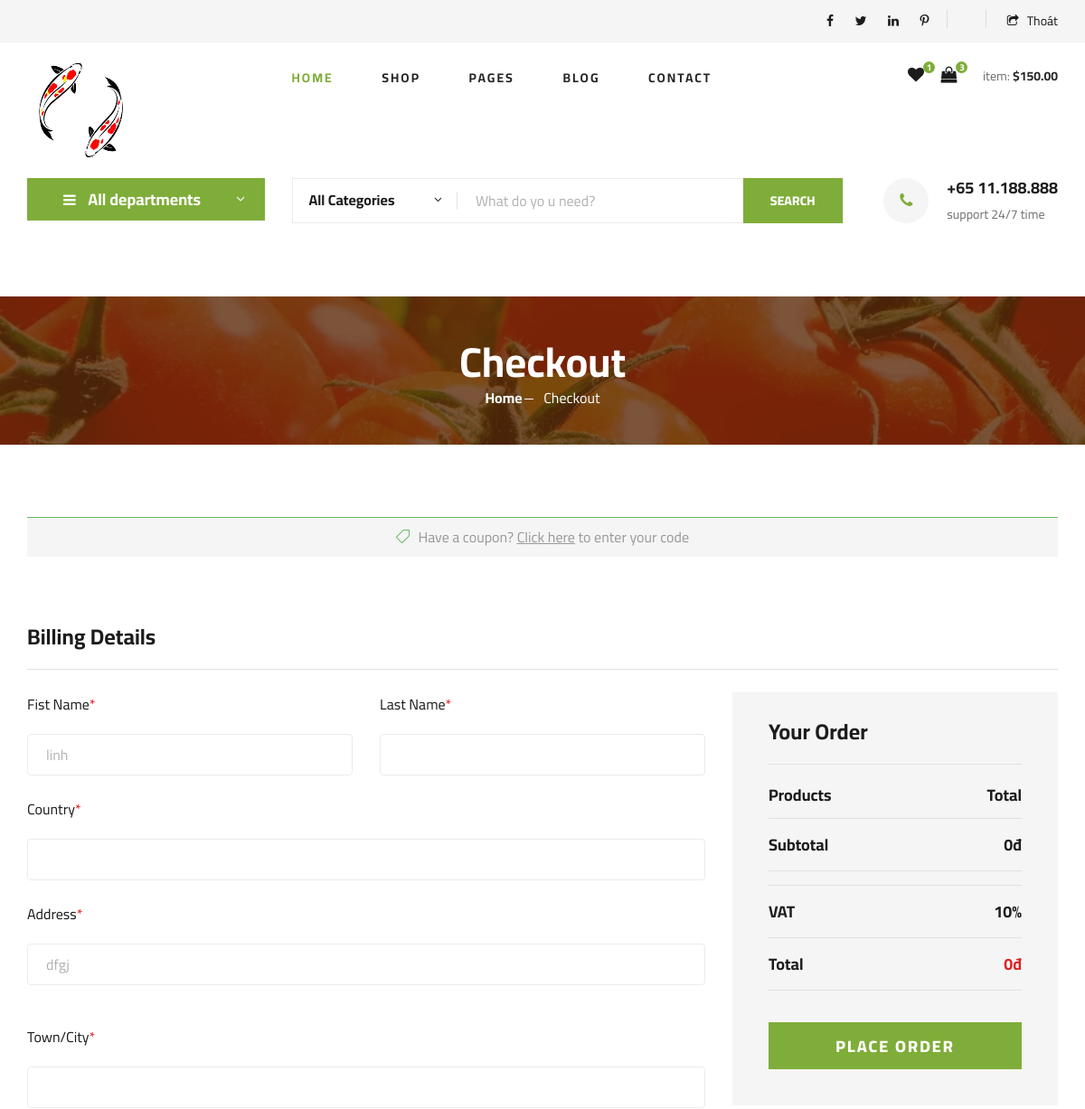
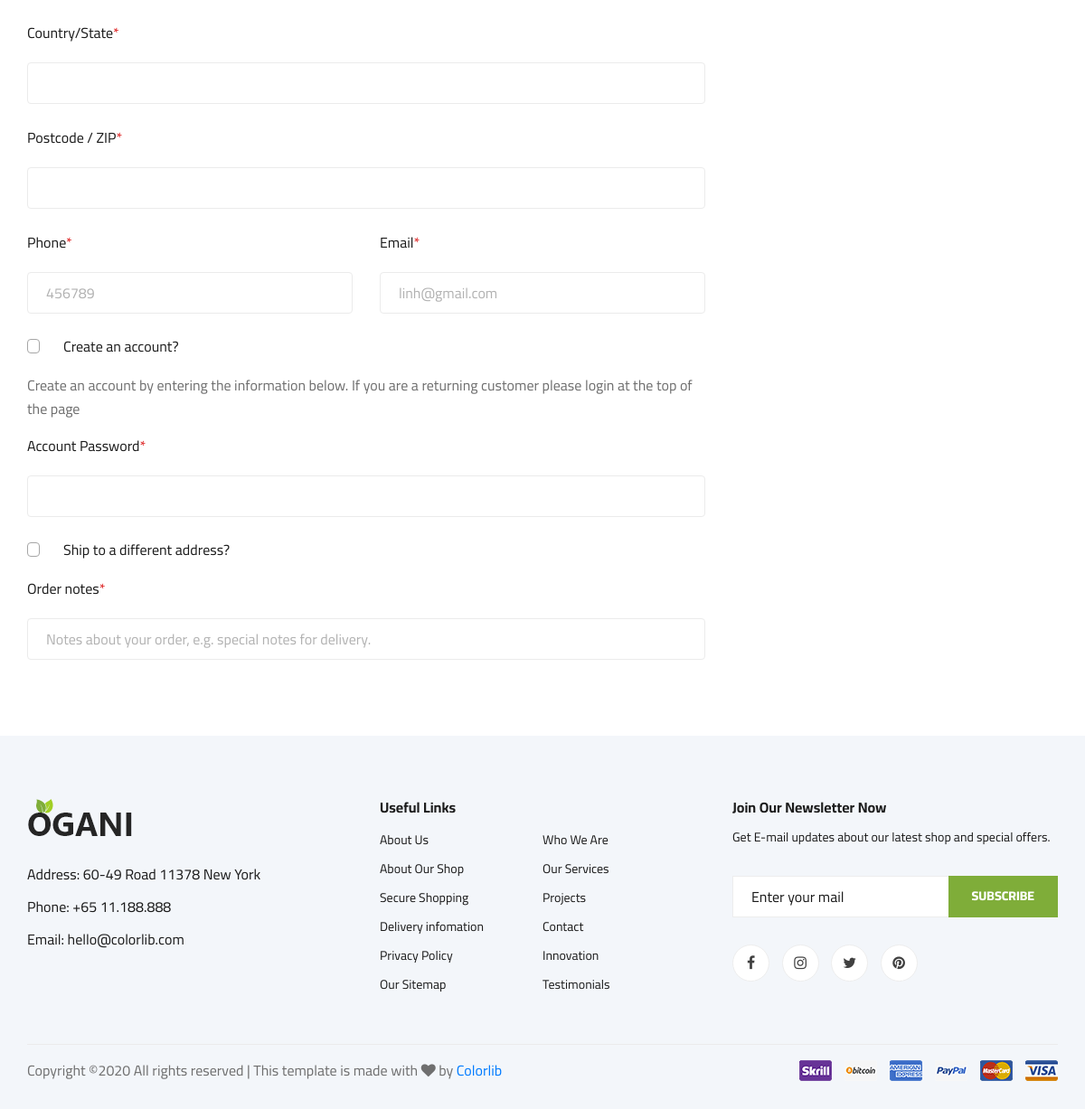
/thanh-toan.php (signed in), run on the app's committed database (2 pictures, top to bottom).
### tables this page shows
CREATE TABLE `users` (
  `id` int(11) NOT NULL,
  `name` varchar(100) DEFAULT NULL,
  `email` varchar(100) DEFAULT NULL,
  `phone` char(15) DEFAULT NULL,
  `address` varchar(100) DEFAULT NULL,
  `password` varchar(50) DEFAULT NULL,
  `status` tinyint(4) DEFAULT 1,
  `created_at` timestamp NULL DEFAULT NULL,
  `updated_at` timestamp NULL DEFAULT NULL ON UPDATE current_timestamp()
);

### libraries/Database.php (called while the page is built, shortened)
<?php
    class Database
    {
        public $link;
        public function __construct()
        {
            $this->link = mysqli_connect("localhost","root","","koi") or die ();
            mysqli_set_charset($this->link,"utf8");
        }
        public function fetchID($table , $id )
        {
            $sql = "SELECT * FROM {$table} WHERE id = $id ";
            $result = mysqli_query($this->link,$sql) or die("Lỗi  truy vấn fetchID " .mysqli_error($this->link));
            return mysqli_fetch_assoc($result);
        }
    }
?>

### autoload/autoload.php (called while the page is built, shortened)
<?php
	require_once __DIR__. "/../libraries/Database.php";
	require_once __DIR__. "/../libraries/Function.php";
    $db = new Database ;
?>

### libraries/Function.php (called while the page is built, shortened)
<?php
	function formatprice($number)
	{
		$number = intval($number);
		return $number = number_format($number,0,',','.')."đ";
	}
 ?>

### thanh-toan.php (the view, shortened to what this page needs)
<?php
    require_once  "C:/xampp/htdocs/koi/autoload/autoload.php";
    $user = $db -> fetchID("users",intval($_SESSION['name_id']));
?>
                       <?php require_once  "C:/xampp/htdocs/koi/layouts/header.php";  ?>
                    </div>
                </div>
            </div>
    </section>
    <section class="breadcrumb-section set-bg" data-setbg="img/breadcrumb.jpg">
        <div class="container">
            <div class="row">
                <div class="col-lg-12 text-center">
                    <div class="breadcrumb__text">
                        <h2>Checkout</h2>
                        <div class="breadcrumb__option">
                            <a href="./index.html">Home</a>
                            <span>Checkout</span>
                        </div>
                    </div>
                </div>
            </div>
        </div>
    </section>
    <section class="checkout spad">
        <div class="container">
            <div class="row">
                <div class="col-lg-12">
                    <h6><span class="icon_tag_alt"></span> Have a coupon? <a href="#">Click here</a> to enter your code
                    </h6>
                </div>
            </div>
            <div class="checkout__form">
                <h4>Billing Details</h4>
                <form action="" method="POST" >
                    <div class="row">
                        <div class="col-lg-8 col-md-6">
                            <div class="row">
                                <div class="col-lg-6">
                                    <div class="checkout__input">
                                        <p>Fist Name<span>*</span></p>
                                        <input type="text" value="<?php echo $user['name'] ?>">
                                    </div>
                                </div>
                                <div class="col-lg-6">
                                    <div class="checkout__input">
                                        <p>Last Name<span>*</span></p>
                                        <input type="text">
                                    </div>
                                </div>
                            </div>
                            <div class="checkout__input">
                                <p>Country<span>*</span></p>
                                <input type="text">
                            </div>
                            <div class="checkout__input">
                                <p>Address<span>*</span></p>
                                <input type="text" placeholder="Street Address" class="checkout__input__add" value="<?php echo $user['address'] ?>">
                            </div>
                            <div class="checkout__input">
                                <p>Town/City<span>*</span></p>
                                <input type="text">
                            </div>
                            <div class="checkout__input">
                                <p>Country/State<span>*</span></p>
                                <input type="text">
                            </div>
                            <div class="checkout__input">
                                <p>Postcode / ZIP<span>*</span></p>
                                <input type="text">
                            </div>
                            <div class="row">
                                <div class="col-lg-6">
                                    <div class="checkout__input">
                                        <p>Phone<span>*</span></p>
                                        <input type="text" value="<?php echo $user['phone'] ?>">
                                    </div>
                                </div>
                                <div class="col-lg-6">
                                    <div class="checkout__input">
                                        <p>Email<span>*</span></p>
                                        <input type="text" value="<?php echo $user['email'] ?>">
                                    </div>
                                </div>
                            </div>
                            <div class="checkout__input__checkbox">
                                <label for="acc">
                                    Create an account?
                                    <span class="checkmark"></span>
                                </label>
                            </div>
                            <p>Create an account by entering the information below. If you are a returning customer
                                please login at the top of the page</p>
                            <div class="checkout__input">
                                <p>Account Password<span>*</span></p>
                                <input type="text">
                            </div>
                            <div class="checkout__input__checkbox">
                                <label for="diff-acc">
                                    Ship to a different address?
                                    <span class="checkmark"></span>
                                </label>
                            </div>
                            <div class="checkout__input">
                                <p>Order notes<span>*</span></p>
                                <input type="text"
                                    placeholder="Notes about your order, e.g. special notes for delivery.">
                            </div>
                        </div>
                        <div class="col-lg-4 col-md-6">
                            <div class="checkout__order">
                                <h4>Your Order</h4>
                                <div class="checkout__order__products">Products <span>Total</span></div>
                                <div class="checkout__order__subtotal">Subtotal <span><?php echo formatPrice($_SESSION['tongtien']) ?></span></div>
                                <div class="checkout__order__subtotal">VAT <span>10%</span></div>
                                <div name="total" class="checkout__order__total">Total <span><?php echo formatprice($_SESSION['total']) ?></span></div>
                                <button type="submit" class="site-btn">PLACE ORDER</button>
                            </div>
                        </div>
                    </div>
                </form>
            </div>
        </div>
    </section>
   <?php require_once  "C:/xampp/htdocs/koi/layouts/footer.php"; ?>

### ogani/css/style.css (style rules this page uses)
html, body { height: 100%; font-family: "Cairo", sans-serif; -webkit-font-smoothing: antialiased; font-smoothing: antialiased; }
h1, h2, h3, h4, h5, h6 { margin: 0; color: #111111; font-weight: 400; font-family: "Cairo", sans-serif; }
h2 { font-size: 36px; }
h4 { font-size: 24px; }
h6 { font-size: 16px; }
p { font-size: 16px; font-family: "Cairo", sans-serif; color: #6f6f6f; font-weight: 400; line-height: 26px; margin: 0 0 15px 0; }
.set-bg { background-repeat: no-repeat; background-size: cover; background-position: top center; }
.spad { padding-top: 100px; padding-bottom: 100px; }
.site-btn { font-size: 14px; color: #ffffff; font-weight: 800; text-transform: uppercase; display: inline-block; padding: 13px 30px 12px; background: #7fad39; border: none; }
.breadcrumb-section { display: flex; align-items: center; padding: 45px 0 40px; }
.breadcrumb__text h2 { font-size: 46px; color: #ffffff; font-weight: 700; }
.breadcrumb__option a { display: inline-block; font-size: 16px; color: #ffffff; font-weight: 700; margin-right: 20px; position: relative; }
.breadcrumb__option a:after { position: absolute; right: -12px; top: 13px; height: 1px; width: 10px; background: #ffffff; content: ""; }
.breadcrumb__option span { display: inline-block; font-size: 16px; color: #ffffff; }
.checkout { padding-top: 80px; padding-bottom: 60px; }
.checkout h6 { color: #999999; text-align: center; background: #f5f5f5; border-top: 1px solid #6AB963; padding: 12px 0 12px; margin-bottom: 75px; }
.checkout h6 span { font-size: 16px; color: #6AB963; margin-right: 5px; }
.checkout h6 a { text-decoration: underline; color: #999999; }
.checkout__form h4 { color: #1c1c1c; font-weight: 700; border-bottom: 1px solid #e1e1e1; padding-bottom: 20px; margin-bottom: 25px; }
.checkout__form p { column-rule: #b2b2b2; }
.checkout__input { margin-bottom: 24px; }
.checkout__input p { color: #1c1c1c; margin-bottom: 20px; }
.checkout__input p span { color: #dd2222; }
.checkout__input input { width: 100%; height: 46px; border: 1px solid #ebebeb; padding-left: 20px; font-size: 16px; color: #b2b2b2; border-radius: 4px; }
.checkout__input input.checkout__input__add { margin-bottom: 20px; }
.checkout__input input::placeholder { color: #b2b2b2; }
.checkout__input__checkbox { margin-bottom: 10px; }
.checkout__input__checkbox label { position: relative; font-size: 16px; color: #1c1c1c; padding-left: 40px; cursor: pointer; }
.checkout__input__checkbox label .checkmark { position: absolute; left: 0; top: 4px; height: 16px; width: 14px; border: 1px solid #a6a6a6; content: ""; border-radius: 4px; }
.checkout__input__checkbox label .checkmark:after { position: absolute; left: 1px; top: 1px; width: 10px; height: 8px; border: solid white; border-width: 3px 3px 0px 0px; -webkit-transform: rotate(127deg); -ms-transform: rotate(127deg); transform: rotate(127deg); content: ""; opacity: 0; }
.checkout__order { background: #f5f5f5; padding: 40px; padding-top: 30px; }
.checkout__order h4 { color: #1c1c1c; font-weight: 700; border-bottom: 1px solid #e1e1e1; padding-bottom: 20px; margin-bottom: 20px; }
.checkout__order .checkout__order__products { font-size: 18px; color: #1c1c1c; font-weight: 700; margin-bottom: 10px; }
.checkout__order .checkout__order__products span { float: right; }
.checkout__order .checkout__order__subtotal { font-size: 18px; color: #1c1c1c; font-weight: 700; border-bottom: 1px solid #e1e1e1; border-top: 1px solid #e1e1e1; padding-bottom: 15px; margin-bottom: 15px; padding-top: 15px; }
.checkout__order .checkout__order__subtotal span { float: right; }
.checkout__order .checkout__order__total { font-size: 18px; color: #1c1c1c; font-weight: 700; border-bottom: 1px solid #e1e1e1; padding-bottom: 15px; margin-bottom: 25px; }
.checkout__order .checkout__order__total span { float: right; color: #dd2222; }
.checkout__order button { font-size: 18px; letter-spacing: 2px; width: 100%; margin-top: 10px; }
@media only screen and (min-width: 1200px) { .container { max-width: 1170px; } }

### data on the page
users: name "linh", address "dfgj", phone "456789", email "linh@gmail.com"

### other printed values
formatPrice($_SESSION['tongtien']) "0đ"
formatprice($_SESSION['total']) "0đ"
